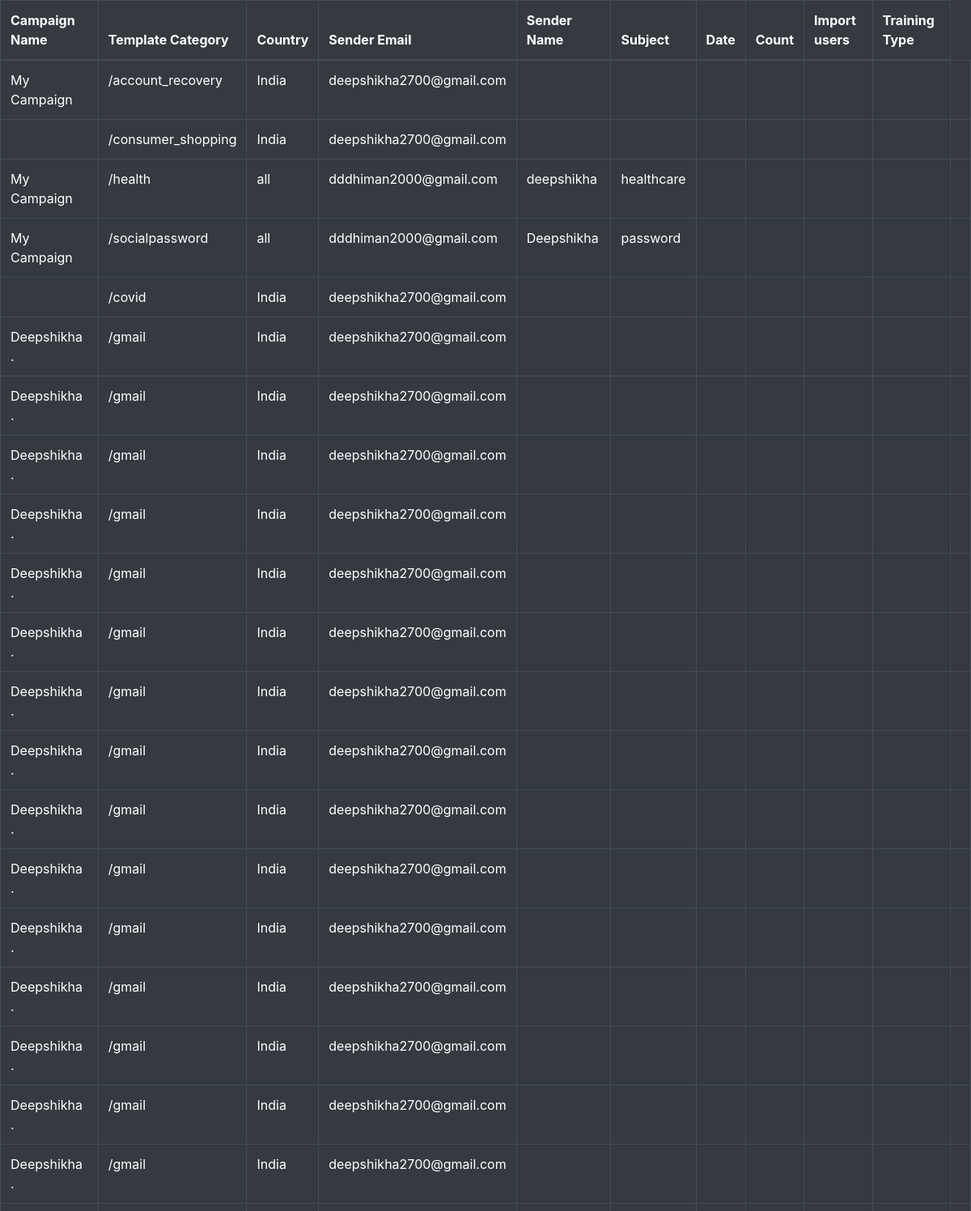
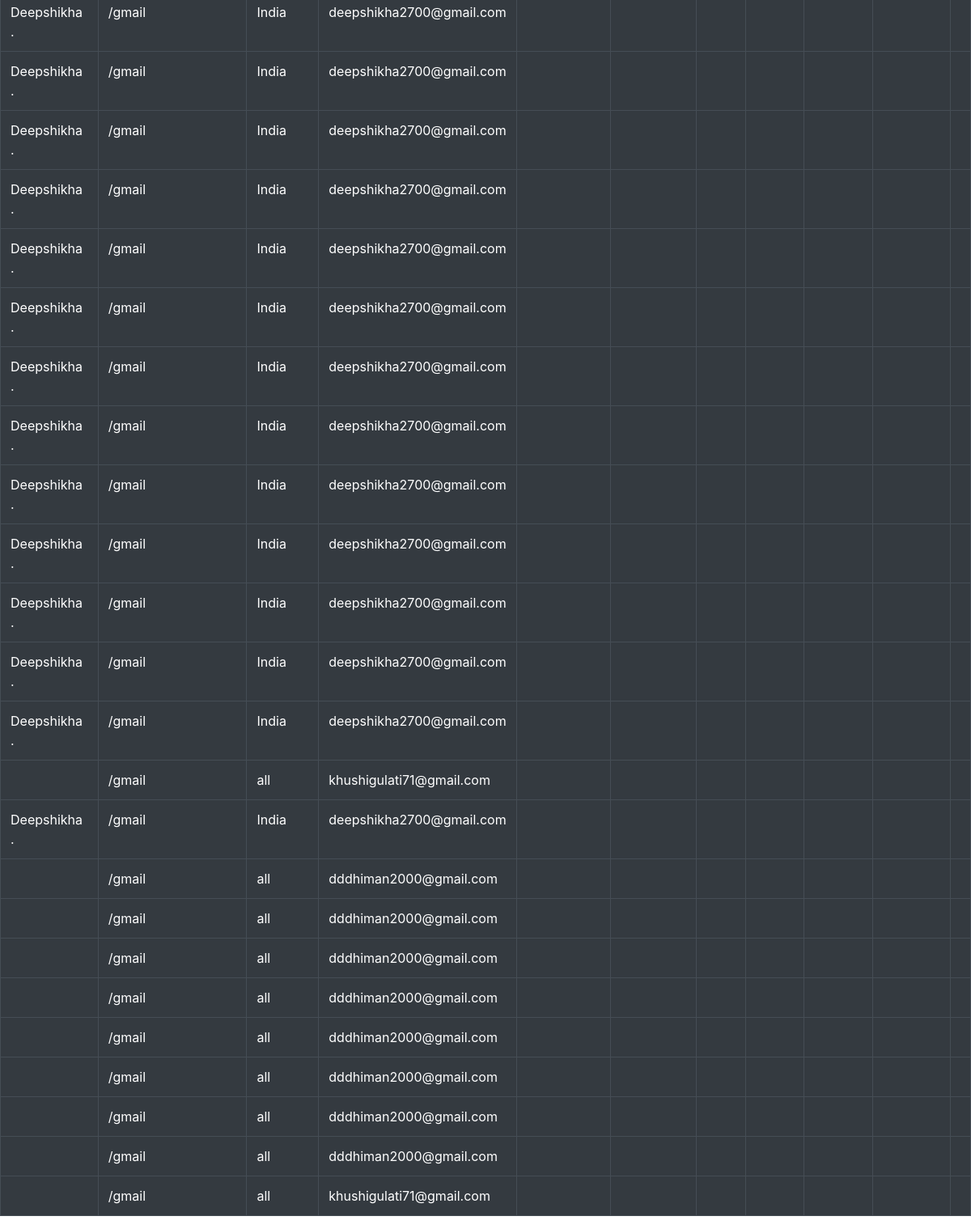
Page /reports on the committed database (2 pictures, top to bottom).
### login/models.py (models this page shows, shortened)
class Phishing(models.Model):
    name=models.CharField(max_length=100)
    Select_Template_Category=models.CharField(max_length=100,null=True)
    select_country=models.CharField(max_length=100,null=True)
    mail=models.EmailField()
    sname=models.CharField(max_length=100)
    subject=models.CharField(max_length=100)
    myfile=models.FileField(upload_to="")
    count=models.CharField(max_length=100)
    interval=models.CharField(max_length=100)
    ttype=models.CharField(max_length=100)

### login/views.py (the view)
# urls.py: path('reports',views.reports,name="reports"),
def reports(request):
    context={}
    all=Phishing.objects.all()
    context["campaigns"]=all
    return render (request,'login/reports.html',context)

### login/templates/login/reports.html (shortened to what this page needs)
<!DOCTYPE html>
<html lang="en">
<head>
    <link rel="stylesheet" href="https://maxcdn.bootstrapcdn.com/bootstrap/4.5.2/css/bootstrap.min.css">
</head>
<body>
<table class="table table-bordered table-dark">
    <thead>
      <tr>
        <th scope="col">Campaign Name</th>
        <th scope="col">Template Category</th>
        <th scope="col">Country</th>
        <th scope="col">Sender Email</th>
        <th scope="col">Sender Name</th>
        <th scope="col">Subject</th>
        <th scope="col">Date</th>
        <th scope="col">Count</th>
        <th scope="col">Import users</th>
        <th scope="col">Training Type</th>
      </tr>
    </thead>
    <tbody>
      {% for i in campaigns %}
      <tr>
        <td>{{i.name}}</td>
        <td>{{i.Select_Template_Category}}</td>
        <td>{{i.select_country}}</td>
        <td>{{i.mail}}</td>
        <td>{{i.sname}}</td>
        <td>{{i.subject}}</td>
        <td>{{i.date}}</td>
        <td>{{i.count}}</td>
        <td>{{i.interval}}</td>
        <td>{{i.myfile}}</td>
        <td>{{i.ttype}}</td>
        {% endfor%}
      </tr>
    </tbody>
  </table>
</body>
  </html>

### rows in the picture
Phishing: name "My Campaign", Select_Template_Category "/account_recovery", select_country "India", mail "deepshikha2700@gmail.com"
Phishing: Select_Template_Category "/consumer_shopping", select_country "India", mail "deepshikha2700@gmail.com"
Phishing: name "My Campaign", Select_Template_Category "/health", select_country "all", mail "dddhiman2000@gmail.com", sname "deepshikha", subject "healthcare"
Phishing: name "My Campaign", Select_Template_Category "/socialpassword", select_country "all", mail "dddhiman2000@gmail.com", sname "Deepshikha", subject "password"
Phishing: Select_Template_Category "/covid", select_country "India", mail "deepshikha2700@gmail.com"
Phishing: name "Deepshikha .", Select_Template_Category "/gmail", select_country "India", mail "deepshikha2700@gmail.com"
Phishing: name "Deepshikha .", Select_Template_Category "/gmail", select_country "India", mail "deepshikha2700@gmail.com"
Phishing: name "Deepshikha .", Select_Template_Category "/gmail", select_country "India", mail "deepshikha2700@gmail.com"
Phishing: name "Deepshikha .", Select_Template_Category "/gmail", select_country "India", mail "deepshikha2700@gmail.com"
Phishing: name "Deepshikha .", Select_Template_Category "/gmail", select_country "India", mail "deepshikha2700@gmail.com"
Phishing: name "Deepshikha .", Select_Template_Category "/gmail", select_country "India", mail "deepshikha2700@gmail.com"
Phishing: name "Deepshikha .", Select_Template_Category "/gmail", select_country "India", mail "deepshikha2700@gmail.com"
Phishing: name "Deepshikha .", Select_Template_Category "/gmail", select_country "India", mail "deepshikha2700@gmail.com"
Phishing: name "Deepshikha .", Select_Template_Category "/gmail", select_country "India", mail "deepshikha2700@gmail.com"
Phishing: name "Deepshikha .", Select_Template_Category "/gmail", select_country "India", mail "deepshikha2700@gmail.com"
Phishing: name "Deepshikha .", Select_Template_Category "/gmail", select_country "India", mail "deepshikha2700@gmail.com"
Phishing: name "Deepshikha .", Select_Template_Category "/gmail", select_country "India", mail "deepshikha2700@gmail.com"
Phishing: name "Deepshikha .", Select_Template_Category "/gmail", select_country "India", mail "deepshikha2700@gmail.com"
Phishing: name "Deepshikha .", Select_Template_Category "/gmail", select_country "India", mail "deepshikha2700@gmail.com"
Phishing: name "Deepshikha .", Select_Template_Category "/gmail", select_country "India", mail "deepshikha2700@gmail.com"
Phishing: name "Deepshikha .", Select_Template_Category "/gmail", select_country "India", mail "deepshikha2700@gmail.com"
Phishing: name "Deepshikha .", Select_Template_Category "/gmail", select_country "India", mail "deepshikha2700@gmail.com"
Phishing: name "Deepshikha .", Select_Template_Category "/gmail", select_country "India", mail "deepshikha2700@gmail.com"
Phishing: name "Deepshikha .", Select_Template_Category "/gmail", select_country "India", mail "deepshikha2700@gmail.com"
Phishing: name "Deepshikha .", Select_Template_Category "/gmail", select_country "India", mail "deepshikha2700@gmail.com"
Phishing: name "Deepshikha .", Select_Template_Category "/gmail", select_country "India", mail "deepshikha2700@gmail.com"
Phishing: name "Deepshikha .", Select_Template_Category "/gmail", select_country "India", mail "deepshikha2700@gmail.com"
Phishing: name "Deepshikha .", Select_Template_Category "/gmail", select_country "India", mail "deepshikha2700@gmail.com"
Phishing: name "Deepshikha .", Select_Template_Category "/gmail", select_country "India", mail "deepshikha2700@gmail.com"
Phishing: name "Deepshikha .", Select_Template_Category "/gmail", select_country "India", mail "deepshikha2700@gmail.com"
Phishing: name "Deepshikha .", Select_Template_Category "/gmail", select_country "India", mail "deepshikha2700@gmail.com"
Phishing: name "Deepshikha .", Select_Template_Category "/gmail", select_country "India", mail "deepshikha2700@gmail.com"
Phishing: name "Deepshikha .", Select_Template_Category "/gmail", select_country "India", mail "deepshikha2700@gmail.com"
Phishing: Select_Template_Category "/gmail", select_country "all", mail "khushigulati71@gmail.com"
Phishing: name "Deepshikha .", Select_Template_Category "/gmail", select_country "India", mail "deepshikha2700@gmail.com"
Phishing: Select_Template_Category "/gmail", select_country "all", mail "dddhiman2000@gmail.com"
Phishing: Select_Template_Category "/gmail", select_country "all", mail "dddhiman2000@gmail.com"
Phishing: Select_Template_Category "/gmail", select_country "all", mail "dddhiman2000@gmail.com"
Phishing: Select_Template_Category "/gmail", select_country "all", mail "dddhiman2000@gmail.com"
Phishing: Select_Template_Category "/gmail", select_country "all", mail "dddhiman2000@gmail.com"
Phishing: Select_Template_Category "/gmail", select_country "all", mail "dddhiman2000@gmail.com"
Phishing: Select_Template_Category "/gmail", select_country "all", mail "dddhiman2000@gmail.com"
Phishing: Select_Template_Category "/gmail", select_country "all", mail "dddhiman2000@gmail.com"
Phishing: Select_Template_Category "/gmail", select_country "all", mail "khushigulati71@gmail.com"
